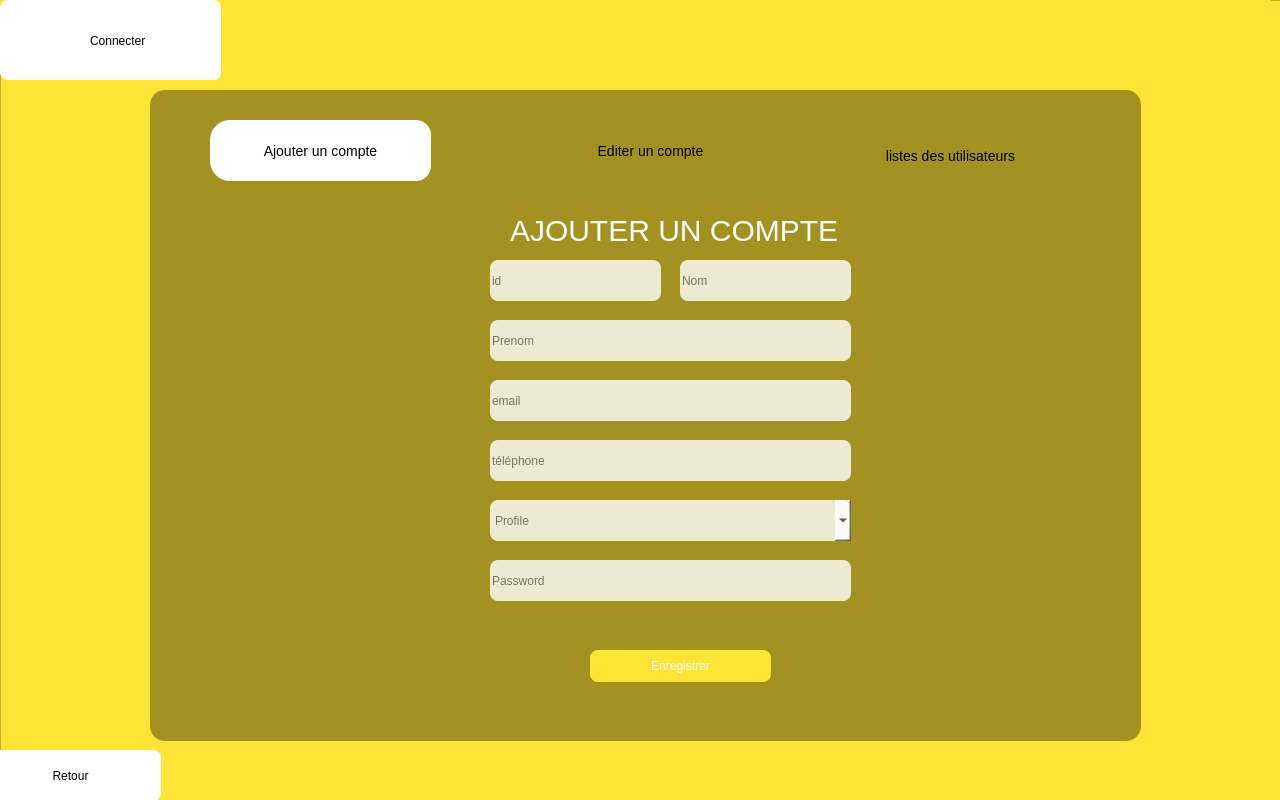
<?xml version="1.0" encoding="UTF-8"?>
<ui version="4.0">
 <class>AjouterCompte</class>
 <widget class="QMainWindow" name="AjouterCompte">
  <property name="geometry">
   <rect>
    <x>0</x>
    <y>0</y>
    <width>1280</width>
    <height>800</height>
   </rect>
  </property>
  <property name="windowTitle">
   <string>MainWindow</string>
  </property>
  <widget class="QWidget" name="centralwidget">
   <widget class="QFrame" name="frame">
    <property name="geometry">
     <rect>
      <x>0</x>
      <y>0</y>
      <width>1281</width>
      <height>801</height>
     </rect>
    </property>
    <property name="styleSheet">
     <string notr="true">background-color: rgb(255,228,54)</string>
    </property>
    <property name="frameShape">
     <enum>QFrame::StyledPanel</enum>
    </property>
    <property name="frameShadow">
     <enum>QFrame::Raised</enum>
    </property>
    <widget class="QFrame" name="frame_haut">
     <property name="geometry">
      <rect>
       <x>0</x>
       <y>0</y>
       <width>1271</width>
       <height>71</height>
      </rect>
     </property>
     <property name="styleSheet">
      <string notr="true">border:none</string>
     </property>
     <property name="frameShape">
      <enum>QFrame::StyledPanel</enum>
     </property>
     <property name="frameShadow">
      <enum>QFrame::Raised</enum>
     </property>
     <widget class="QPushButton" name="pushButton">
      <property name="geometry">
       <rect>
        <x>1120</x>
        <y>0</y>
        <width>113</width>
        <height>81</height>
       </rect>
      </property>
      <property name="text">
       <string/>
      </property>
      <property name="icon">
       <iconset>
        <normaloff>../fermerIcon-removebg-preview.png</normaloff>../fermerIcon-removebg-preview.png</iconset>
      </property>
      <property name="iconSize">
       <size>
        <width>60</width>
        <height>80</height>
       </size>
      </property>
     </widget>
     <widget class="QPushButton" name="pushButton_2">
      <property name="geometry">
       <rect>
        <x>1010</x>
        <y>0</y>
        <width>113</width>
        <height>81</height>
       </rect>
      </property>
      <property name="text">
       <string/>
      </property>
      <property name="icon">
       <iconset>
        <normaloff>../pngtree-fullscreen--icon-in-trendy-style-isolated-background-png-image_1566064-removebg-preview.png</normaloff>../pngtree-fullscreen--icon-in-trendy-style-isolated-background-png-image_1566064-removebg-preview.png</iconset>
      </property>
      <property name="iconSize">
       <size>
        <width>60</width>
        <height>80</height>
       </size>
      </property>
     </widget>
     <widget class="QPushButton" name="pushButton_3">
      <property name="geometry">
       <rect>
        <x>880</x>
        <y>0</y>
        <width>113</width>
        <height>81</height>
       </rect>
      </property>
      <property name="styleSheet">
       <string notr="true"/>
      </property>
      <property name="text">
       <string/>
      </property>
      <property name="icon">
       <iconset>
        <normaloff>../red-removebg-preview.png</normaloff>../red-removebg-preview.png</iconset>
      </property>
      <property name="iconSize">
       <size>
        <width>60</width>
        <height>80</height>
       </size>
      </property>
     </widget>
    </widget>
    <widget class="QPushButton" name="pushButton_20">
     <property name="geometry">
      <rect>
       <x>-20</x>
       <y>750</y>
       <width>181</width>
       <height>51</height>
      </rect>
     </property>
     <property name="styleSheet">
      <string notr="true">background-color:white;
color:black;
border-radius:8px;
font:90 18pt &quot;metropolis&quot;;</string>
     </property>
     <property name="text">
      <string>Retour</string>
     </property>
    </widget>
    <widget class="QWidget" name="widget_9" native="true">
     <property name="geometry">
      <rect>
       <x>0</x>
       <y>0</y>
       <width>221</width>
       <height>80</height>
      </rect>
     </property>
     <property name="styleSheet">
      <string notr="true">background-color:white;
border:none;
border-radius:8px
</string>
     </property>
     <widget class="QLabel" name="label_32">
      <property name="geometry">
       <rect>
        <x>90</x>
        <y>20</y>
        <width>141</width>
        <height>41</height>
       </rect>
      </property>
      <property name="styleSheet">
       <string notr="true">border:none;
font:90 18pt &quot;metropolis&quot;;</string>
      </property>
      <property name="text">
       <string>Connecter</string>
      </property>
     </widget>
     <widget class="QPushButton" name="pushButton_12">
      <property name="geometry">
       <rect>
        <x>-10</x>
        <y>10</y>
        <width>111</width>
        <height>61</height>
       </rect>
      </property>
      <property name="styleSheet">
       <string notr="true">QPushButton{
background-color:none;
border-top-left-radius:20px;
border-bottom-left-radius:20px;
color:rgb(0,0,0);
font:77 10pt &quot;metropolis&quot;;
font-size:14px;

}
QPushButton:hover{
background-color:white;
border-top-left-radius:20px;
border-bottom-left-radius:20px;
color:rgb(0,0,0);
font:77 10pt &quot;metropolis&quot;;
font-size:13px;

}


</string>
      </property>
      <property name="text">
       <string/>
      </property>
      <property name="icon">
       <iconset resource="../ressource.qrc">
        <normaloff>:/images/images/userIcon.png</normaloff>:/images/images/userIcon.png</iconset>
      </property>
      <property name="iconSize">
       <size>
        <width>60</width>
        <height>110</height>
       </size>
      </property>
     </widget>
    </widget>
    <widget class="QStackedWidget" name="crud_user">
     <property name="geometry">
      <rect>
       <x>150</x>
       <y>90</y>
       <width>991</width>
       <height>651</height>
      </rect>
     </property>
     <property name="styleSheet">
      <string notr="true">background-color:rgba(0,0,0,0.2);
border-radius: 15px;</string>
     </property>
     <property name="currentIndex">
      <number>1</number>
     </property>
     <widget class="QWidget" name="list_users">
      <widget class="QPushButton" name="pushButton_28">
       <property name="geometry">
        <rect>
         <x>670</x>
         <y>30</y>
         <width>221</width>
         <height>71</height>
        </rect>
       </property>
       <property name="styleSheet">
        <string notr="true">QPushButton{
background-color:#fff;
border-top-left-radius:20px;
border-bottom-left-radius:20px;
color:rgb(0,0,0);
font:77 10pt &quot;metropolis&quot;;
font-size:14px;

}
QPushButton:hover{
background-color:white;
border-top-left-radius:20px;
border-bottom-left-radius:20px;
color:rgb(0,0,0);
font:77 10pt &quot;metropolis&quot;;
font-size:13px;
}


</string>
       </property>
       <property name="text">
        <string>listes des utilisateurs</string>
       </property>
       <property name="icon">
        <iconset resource="../ressource.qrc">
         <normaloff>:/images/images/pngtree-vector-remove-user-icon-png-image_4101425-removebg-preview.png</normaloff>:/images/images/pngtree-vector-remove-user-icon-png-image_4101425-removebg-preview.png</iconset>
       </property>
       <property name="iconSize">
        <size>
         <width>60</width>
         <height>70</height>
        </size>
       </property>
      </widget>
      <widget class="QTreeWidget" name="treeWidget_3">
       <property name="geometry">
        <rect>
         <x>30</x>
         <y>130</y>
         <width>931</width>
         <height>501</height>
        </rect>
       </property>
       <property name="styleSheet">
        <string notr="true">background-color:#fff;</string>
       </property>
       <column>
        <property name="text">
         <string>ID</string>
        </property>
        <property name="font">
         <font>
          <weight>75</weight>
          <bold>true</bold>
         </font>
        </property>
       </column>
       <column>
        <property name="text">
         <string>Nom</string>
        </property>
        <property name="font">
         <font>
          <weight>75</weight>
          <bold>true</bold>
         </font>
        </property>
       </column>
       <column>
        <property name="text">
         <string>Prenom</string>
        </property>
        <property name="font">
         <font>
          <weight>75</weight>
          <bold>true</bold>
         </font>
        </property>
       </column>
       <column>
        <property name="text">
         <string>Username</string>
        </property>
        <property name="font">
         <font>
          <weight>75</weight>
          <bold>true</bold>
         </font>
        </property>
       </column>
       <column>
        <property name="text">
         <string>Email</string>
        </property>
        <property name="font">
         <font>
          <weight>75</weight>
          <bold>true</bold>
         </font>
        </property>
       </column>
       <column>
        <property name="text">
         <string>Telephone</string>
        </property>
        <property name="font">
         <font>
          <weight>75</weight>
          <bold>true</bold>
         </font>
        </property>
       </column>
       <column>
        <property name="text">
         <string>Profile</string>
        </property>
        <property name="font">
         <font>
          <weight>75</weight>
          <bold>true</bold>
         </font>
        </property>
       </column>
      </widget>
      <widget class="QPushButton" name="pushButton_29">
       <property name="geometry">
        <rect>
         <x>370</x>
         <y>30</y>
         <width>221</width>
         <height>61</height>
        </rect>
       </property>
       <property name="styleSheet">
        <string notr="true">QPushButton{
background-color:transparent;
border-top-left-radius:20px;
border-bottom-left-radius:20px;
color:rgb(0,0,0);
font:77 10pt &quot;metropolis&quot;;
font-size:14px;

}
QPushButton:hover{
background-color:white;
border-top-left-radius:20px;
border-bottom-left-radius:20px;
color:rgb(0,0,0);
font:77 10pt &quot;metropolis&quot;;

font-size:13px;

}


</string>
       </property>
       <property name="text">
        <string>Editer un compte</string>
       </property>
       <property name="icon">
        <iconset resource="../ressource.qrc">
         <normaloff>:/images/images/editer-removebg-preview.png</normaloff>:/images/images/editer-removebg-preview.png</iconset>
       </property>
       <property name="iconSize">
        <size>
         <width>70</width>
         <height>70</height>
        </size>
       </property>
      </widget>
      <widget class="QPushButton" name="pushButton_30">
       <property name="geometry">
        <rect>
         <x>40</x>
         <y>30</y>
         <width>221</width>
         <height>61</height>
        </rect>
       </property>
       <property name="styleSheet">
        <string notr="true">QPushButton{
background-color:none;
border-top-left-radius:20px;
border-bottom-left-radius:20px;
color:rgb(0,0,0);
font:77 10pt &quot;metropolis&quot;;
font-size:14px;

}
QPushButton:hover{
background-color:white;
border-top-left-radius:20px;
border-bottom-left-radius:20px;
color:rgb(0,0,0);
font:77 10pt &quot;metropolis&quot;;
font-size:13px;

}


</string>
       </property>
       <property name="text">
        <string>Ajouter un compte</string>
       </property>
       <property name="icon">
        <iconset resource="../ressource.qrc">
         <normaloff>:/images/images/add_user.png</normaloff>:/images/images/add_user.png</iconset>
       </property>
       <property name="iconSize">
        <size>
         <width>50</width>
         <height>50</height>
        </size>
       </property>
      </widget>
     </widget>
     <widget class="QWidget" name="ajout_users">
      <widget class="QComboBox" name="comboBox_2">
       <property name="geometry">
        <rect>
         <x>340</x>
         <y>410</y>
         <width>361</width>
         <height>41</height>
        </rect>
       </property>
       <property name="styleSheet">
        <string notr="true">border-radius:8px;
color:black;
background-color:rgba(255,255,255,0.8)

</string>
       </property>
       <property name="placeholderText">
        <string>Profile</string>
       </property>
      </widget>
      <widget class="QLabel" name="label_3">
       <property name="geometry">
        <rect>
         <x>360</x>
         <y>120</y>
         <width>341</width>
         <height>41</height>
        </rect>
       </property>
       <property name="styleSheet">
        <string notr="true">background-color:none;
border:none;
font:90 30pt &quot;metropolis&quot;;
font-size:30px;
color:white</string>
       </property>
       <property name="text">
        <string>AJOUTER UN COMPTE</string>
       </property>
      </widget>
      <widget class="QLineEdit" name="lineEdit_6">
       <property name="geometry">
        <rect>
         <x>340</x>
         <y>350</y>
         <width>361</width>
         <height>41</height>
        </rect>
       </property>
       <property name="styleSheet">
        <string notr="true">border-radius:8px;
color:black;
background-color:rgba(255,255,255,0.8)

</string>
       </property>
       <property name="placeholderText">
        <string>téléphone</string>
       </property>
      </widget>
      <widget class="QPushButton" name="pushButton_24">
       <property name="geometry">
        <rect>
         <x>60</x>
         <y>30</y>
         <width>221</width>
         <height>61</height>
        </rect>
       </property>
       <property name="styleSheet">
        <string notr="true">QPushButton{
background-color:#fff;
border-top-left-radius:20px;
border-bottom-left-radius:20px;
color:rgb(0,0,0);
font:77 10pt &quot;metropolis&quot;;
font-size:14px;

}
QPushButton:hover{
background-color:white;
border-top-left-radius:20px;
border-bottom-left-radius:20px;
color:rgb(0,0,0);
font:77 10pt &quot;metropolis&quot;;
font-size:13px;

}


</string>
       </property>
       <property name="text">
        <string>Ajouter un compte</string>
       </property>
       <property name="icon">
        <iconset resource="../ressource.qrc">
         <normaloff>:/images/images/add_user.png</normaloff>:/images/images/add_user.png</iconset>
       </property>
       <property name="iconSize">
        <size>
         <width>50</width>
         <height>50</height>
        </size>
       </property>
      </widget>
      <widget class="QLineEdit" name="lineEdit_7">
       <property name="geometry">
        <rect>
         <x>340</x>
         <y>290</y>
         <width>361</width>
         <height>41</height>
        </rect>
       </property>
       <property name="styleSheet">
        <string notr="true">border-radius:8px;
color:black;
background-color:rgba(255,255,255,0.8)

</string>
       </property>
       <property name="placeholderText">
        <string>email</string>
       </property>
      </widget>
      <widget class="QPushButton" name="pushButton_25">
       <property name="geometry">
        <rect>
         <x>690</x>
         <y>30</y>
         <width>221</width>
         <height>71</height>
        </rect>
       </property>
       <property name="styleSheet">
        <string notr="true">QPushButton{
background-color:none;
border-top-left-radius:20px;
border-bottom-left-radius:20px;
color:rgb(0,0,0);
font:77 10pt &quot;metropolis&quot;;
font-size:14px;

}
QPushButton:hover{
background-color:white;
border-top-left-radius:20px;
border-bottom-left-radius:20px;
color:rgb(0,0,0);
font:77 10pt &quot;metropolis&quot;;
font-size:13px;
}


</string>
       </property>
       <property name="text">
        <string>listes des utilisateurs</string>
       </property>
       <property name="icon">
        <iconset resource="../ressource.qrc">
         <normaloff>:/images/images/pngtree-vector-remove-user-icon-png-image_4101425-removebg-preview.png</normaloff>:/images/images/pngtree-vector-remove-user-icon-png-image_4101425-removebg-preview.png</iconset>
       </property>
       <property name="iconSize">
        <size>
         <width>60</width>
         <height>70</height>
        </size>
       </property>
      </widget>
      <widget class="QLineEdit" name="lineEdit_8">
       <property name="geometry">
        <rect>
         <x>340</x>
         <y>230</y>
         <width>361</width>
         <height>41</height>
        </rect>
       </property>
       <property name="styleSheet">
        <string notr="true">border-radius:8px;
color:black;
background-color:rgba(255,255,255,0.8)

</string>
       </property>
       <property name="placeholderText">
        <string>Prenom</string>
       </property>
      </widget>
      <widget class="QLineEdit" name="lineEdit_9">
       <property name="geometry">
        <rect>
         <x>340</x>
         <y>170</y>
         <width>171</width>
         <height>41</height>
        </rect>
       </property>
       <property name="styleSheet">
        <string notr="true">border-radius:8px;
color:black;
background-color:rgba(255,255,255,0.8)

</string>
       </property>
       <property name="placeholderText">
        <string>id</string>
       </property>
      </widget>
      <widget class="QLineEdit" name="lineEdit_10">
       <property name="geometry">
        <rect>
         <x>530</x>
         <y>170</y>
         <width>171</width>
         <height>41</height>
        </rect>
       </property>
       <property name="styleSheet">
        <string notr="true">border-radius:8px;
color:black;
background-color:rgba(255,255,255,0.8)

</string>
       </property>
       <property name="placeholderText">
        <string>Nom</string>
       </property>
      </widget>
      <widget class="QLineEdit" name="lineEdit_73">
       <property name="geometry">
        <rect>
         <x>340</x>
         <y>470</y>
         <width>361</width>
         <height>41</height>
        </rect>
       </property>
       <property name="styleSheet">
        <string notr="true">border-radius:8px;
color:black;
background-color:rgba(255,255,255,0.8)

</string>
       </property>
       <property name="placeholderText">
        <string>Password</string>
       </property>
      </widget>
      <widget class="QPushButton" name="pushButton_26">
       <property name="geometry">
        <rect>
         <x>390</x>
         <y>30</y>
         <width>221</width>
         <height>61</height>
        </rect>
       </property>
       <property name="styleSheet">
        <string notr="true">QPushButton{
background-color:none;
border-top-left-radius:20px;
border-bottom-left-radius:20px;
color:rgb(0,0,0);
font:77 10pt &quot;metropolis&quot;;
font-size:14px;

}
QPushButton:hover{
background-color:white;
border-top-left-radius:20px;
border-bottom-left-radius:20px;
color:rgb(0,0,0);
font:77 10pt &quot;metropolis&quot;;

font-size:13px;

}


</string>
       </property>
       <property name="text">
        <string>Editer un compte</string>
       </property>
       <property name="icon">
        <iconset resource="../ressource.qrc">
         <normaloff>:/images/images/editer-removebg-preview.png</normaloff>:/images/images/editer-removebg-preview.png</iconset>
       </property>
       <property name="iconSize">
        <size>
         <width>70</width>
         <height>70</height>
        </size>
       </property>
      </widget>
      <widget class="QPushButton" name="pushButton_27">
       <property name="geometry">
        <rect>
         <x>440</x>
         <y>560</y>
         <width>181</width>
         <height>32</height>
        </rect>
       </property>
       <property name="styleSheet">
        <string notr="true">QPushButton{
background-color:#FFE436;
border-top-left-radius:8px;
border-bottom-left-radius:8px;
color:rgb(255,255,255);
font:77 21pt &quot;metropolis&quot;;
border-radius:8px


}
QPushButton:hover{
background-color:white;
border-radius:8px;
color:rgb(0,0,0);
font:77 18pt &quot;metropolis&quot;;


}
</string>
       </property>
       <property name="text">
        <string>Enregistrer</string>
       </property>
      </widget>
     </widget>
     <widget class="QWidget" name="edite_users">
      <widget class="QLineEdit" name="lineEdit_26">
       <property name="geometry">
        <rect>
         <x>530</x>
         <y>170</y>
         <width>171</width>
         <height>41</height>
        </rect>
       </property>
       <property name="styleSheet">
        <string notr="true">border-radius:8px;
color:black;
background-color:rgba(255,255,255,0.8)

</string>
       </property>
       <property name="placeholderText">
        <string>Nom</string>
       </property>
      </widget>
      <widget class="QLabel" name="label_7">
       <property name="geometry">
        <rect>
         <x>360</x>
         <y>120</y>
         <width>341</width>
         <height>41</height>
        </rect>
       </property>
       <property name="styleSheet">
        <string notr="true">background-color:none;
border:none;
font:90 30pt &quot;metropolis&quot;;
font-size:30px;
color:white</string>
       </property>
       <property name="text">
        <string>EDITER UN COMPTE</string>
       </property>
      </widget>
      <widget class="QLineEdit" name="lineEdit_77">
       <property name="geometry">
        <rect>
         <x>340</x>
         <y>470</y>
         <width>361</width>
         <height>41</height>
        </rect>
       </property>
       <property name="styleSheet">
        <string notr="true">border-radius:8px;
color:black;
background-color:rgba(255,255,255,0.8)

</string>
       </property>
       <property name="placeholderText">
        <string>Password</string>
       </property>
      </widget>
      <widget class="QPushButton" name="pushButton_45">
       <property name="geometry">
        <rect>
         <x>430</x>
         <y>550</y>
         <width>181</width>
         <height>32</height>
        </rect>
       </property>
       <property name="styleSheet">
        <string notr="true">QPushButton{
background-color:#FFE436;
border-top-left-radius:8px;
border-bottom-left-radius:8px;
color:rgb(255,255,255);
font:77 21pt &quot;metropolis&quot;;
border-radius:8px


}
QPushButton:hover{
background-color:white;
border-radius:8px;
color:rgb(0,0,0);
font:77 18pt &quot;metropolis&quot;;


}
</string>
       </property>
       <property name="text">
        <string>Enregistrer</string>
       </property>
      </widget>
      <widget class="QLineEdit" name="lineEdit_27">
       <property name="geometry">
        <rect>
         <x>340</x>
         <y>170</y>
         <width>171</width>
         <height>41</height>
        </rect>
       </property>
       <property name="styleSheet">
        <string notr="true">border-radius:8px;
color:black;
background-color:rgba(255,255,255,0.8)

</string>
       </property>
       <property name="placeholderText">
        <string>id</string>
       </property>
      </widget>
      <widget class="QLineEdit" name="lineEdit_28">
       <property name="geometry">
        <rect>
         <x>340</x>
         <y>290</y>
         <width>361</width>
         <height>41</height>
        </rect>
       </property>
       <property name="styleSheet">
        <string notr="true">border-radius:8px;
color:black;
background-color:rgba(255,255,255,0.8)

</string>
       </property>
       <property name="placeholderText">
        <string>email</string>
       </property>
      </widget>
      <widget class="QPushButton" name="pushButton_46">
       <property name="geometry">
        <rect>
         <x>690</x>
         <y>30</y>
         <width>221</width>
         <height>71</height>
        </rect>
       </property>
       <property name="styleSheet">
        <string notr="true">QPushButton{
background-color: transparent;
border-top-left-radius:20px;
border-bottom-left-radius:20px;
color:rgb(0,0,0);
font:77 10pt &quot;metropolis&quot;;
font-size:14px;

}
QPushButton:hover{
background-color:white;
border-top-left-radius:20px;
border-bottom-left-radius:20px;
color:rgb(0,0,0);
font:77 10pt &quot;metropolis&quot;;
font-size:13px;
}


</string>
       </property>
       <property name="text">
        <string>listes des utilisateurs</string>
       </property>
       <property name="icon">
        <iconset resource="../ressource.qrc">
         <normaloff>:/images/images/pngtree-vector-remove-user-icon-png-image_4101425-removebg-preview.png</normaloff>:/images/images/pngtree-vector-remove-user-icon-png-image_4101425-removebg-preview.png</iconset>
       </property>
       <property name="iconSize">
        <size>
         <width>60</width>
         <height>70</height>
        </size>
       </property>
      </widget>
      <widget class="QLineEdit" name="lineEdit_29">
       <property name="geometry">
        <rect>
         <x>340</x>
         <y>230</y>
         <width>361</width>
         <height>41</height>
        </rect>
       </property>
       <property name="styleSheet">
        <string notr="true">border-radius:8px;
color:black;
background-color:rgba(255,255,255,0.8)

</string>
       </property>
       <property name="placeholderText">
        <string>Prenom</string>
       </property>
      </widget>
      <widget class="QLineEdit" name="lineEdit_30">
       <property name="geometry">
        <rect>
         <x>340</x>
         <y>350</y>
         <width>361</width>
         <height>41</height>
        </rect>
       </property>
       <property name="styleSheet">
        <string notr="true">border-radius:8px;
color:black;
background-color:rgba(255,255,255,0.8)

</string>
       </property>
       <property name="placeholderText">
        <string>téléphone</string>
       </property>
      </widget>
      <widget class="QPushButton" name="pushButton_47">
       <property name="geometry">
        <rect>
         <x>390</x>
         <y>30</y>
         <width>221</width>
         <height>61</height>
        </rect>
       </property>
       <property name="styleSheet">
        <string notr="true">QPushButton{
background-color:#fff;
border-top-left-radius:20px;
border-bottom-left-radius:20px;
color:rgb(0,0,0);
font:77 10pt &quot;metropolis&quot;;
font-size:14px;

}
QPushButton:hover{
background-color:white;
border-top-left-radius:20px;
border-bottom-left-radius:20px;
color:rgb(0,0,0);
font:77 10pt &quot;metropolis&quot;;

font-size:13px;

}


</string>
       </property>
       <property name="text">
        <string>Editer un compte</string>
       </property>
       <property name="icon">
        <iconset resource="../ressource.qrc">
         <normaloff>:/images/images/editer-removebg-preview.png</normaloff>:/images/images/editer-removebg-preview.png</iconset>
       </property>
       <property name="iconSize">
        <size>
         <width>70</width>
         <height>70</height>
        </size>
       </property>
      </widget>
      <widget class="QComboBox" name="comboBox_6">
       <property name="geometry">
        <rect>
         <x>340</x>
         <y>410</y>
         <width>361</width>
         <height>41</height>
        </rect>
       </property>
       <property name="styleSheet">
        <string notr="true">border-radius:8px;
color:black;
background-color:rgba(255,255,255,0.8)

</string>
       </property>
       <property name="placeholderText">
        <string>Profile</string>
       </property>
      </widget>
      <widget class="QPushButton" name="pushButton_48">
       <property name="geometry">
        <rect>
         <x>60</x>
         <y>30</y>
         <width>221</width>
         <height>61</height>
        </rect>
       </property>
       <property name="styleSheet">
        <string notr="true">QPushButton{
background-color:none;
border-top-left-radius:20px;
border-bottom-left-radius:20px;
color:rgb(0,0,0);
font:77 10pt &quot;metropolis&quot;;
font-size:14px;

}
QPushButton:hover{
background-color:white;
border-top-left-radius:20px;
border-bottom-left-radius:20px;
color:rgb(0,0,0);
font:77 10pt &quot;metropolis&quot;;
font-size:13px;

}


</string>
       </property>
       <property name="text">
        <string>Ajouter un compte</string>
       </property>
       <property name="icon">
        <iconset resource="../ressource.qrc">
         <normaloff>:/images/images/add_user.png</normaloff>:/images/images/add_user.png</iconset>
       </property>
       <property name="iconSize">
        <size>
         <width>50</width>
         <height>50</height>
        </size>
       </property>
      </widget>
     </widget>
    </widget>
   </widget>
  </widget>
 </widget>
 <resources>
  <include location="../ressource.qrc"/>
 </resources>
 <connections/>
</ui>
